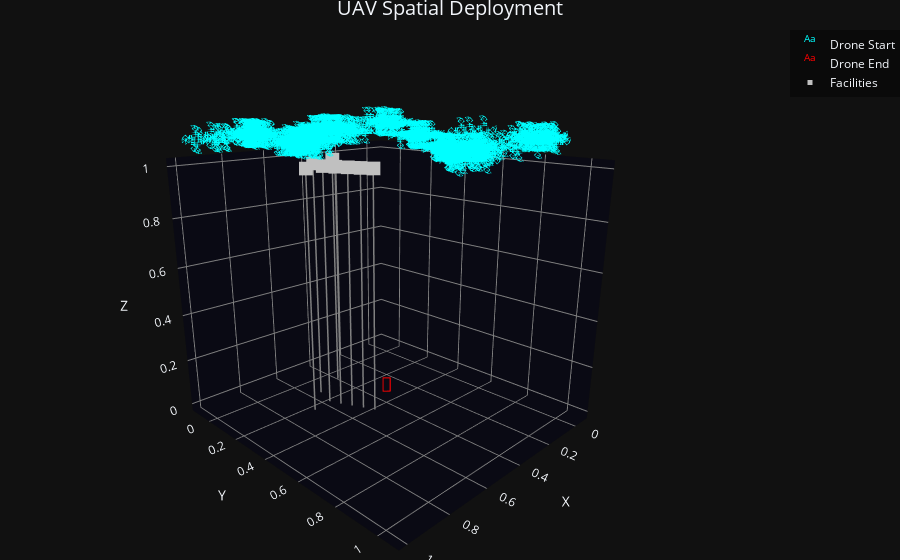

The cell this chart's notebook holds for it:
### Code cell
plot_UAV_FLPO(START_locs, END_locs, F_base, (4,3))
plot_UAV_FLPO_3D(START_locs, END_locs, F_base)

### Figure 1 — Plotly figure (JSON) as saved in the notebook; plotly's stock layout.template omitted (floating-point values rounded to 4 significant figures; data arrays with more than 128 entries replaced by an {"elided": "..."} marker saying what was removed)
{"data": [{"mode": "text", "name": "Drone Start", "text": {"elided": "500 str values"}, "textfont": {"color": "cyan", "size": 16}, "type": "scatter3d", "x": {"elided": "500 float values"}, "y": {"elided": "500 float values"}, "z": {"elided": "500 float values"}}, {"mode": "text", "name": "Drone End", "text": {"elided": "500 str values"}, "textfont": {"color": "red", "size": 20}, "type": "scatter3d", "x": {"elided": "500 float values"}, "y": {"elided": "500 float values"}, "z": {"elided": "500 float values"}}, {"line": {"color": "gray", "width": 3}, "mode": "lines", "showlegend": false, "type": "scatter3d", "x": [0.5873, 0.5873], "y": [0.3126, 0.3126], "z": [0, 1]}, {"line": {"color": "gray", "width": 3}, "mode": "lines", "showlegend": false, "type": "scatter3d", "x": [0.5216, 0.5216], "y": [0.453, 0.453], "z": [0, 1]}, {"line": {"color": "gray", "width": 3}, "mode": "lines", "showlegend": false, "type": "scatter3d", "x": [0.5433, 0.5433], "y": [0.4061, 0.4061], "z": [0, 1]}, {"line": {"color": "gray", "width": 3}, "mode": "lines", "showlegend": false, "type": "scatter3d", "x": [0.6071, 0.6071], "y": [0.2631, 0.2631], "z": [0, 1]}, {"line": {"color": "gray", "width": 3}, "mode": "lines", "showlegend": false, "type": "scatter3d", "x": [0.58, 0.58], "y": [0.1702, 0.1702], "z": [0, 1]}, {"line": {"color": "gray", "width": 3}, "mode": "lines", "showlegend": false, "type": "scatter3d", "x": [0.6998, 0.6998], "y": [0.2772, 0.2772], "z": [0, 1]}, {"line": {"color": "gray", "width": 3}, "mode": "lines", "showlegend": false, "type": "scatter3d", "x": [0.5652, 0.5652], "y": [0.3593, 0.3593], "z": [0, 1]}, {"line": {"color": "gray", "width": 3}, "mode": "lines", "showlegend": false, "type": "scatter3d", "x": [0.4374, 0.4374], "y": [0.1187, 0.1187], "z": [0, 1]}, {"marker": {"color": "silver", "size": 5, "symbol": "square"}, "mode": "markers", "name": "Facilities", "type": "scatter3d", "x": [0.5873, 0.5216, 0.5433, 0.6071, 0.58, 0.6998, 0.5652, 0.4374], "y": [0.3126, 0.453, 0.4061, 0.2631, 0.1702, 0.2772, 0.3593, 0.1187], "z": [1.0, 1.0, 1.0, 1.0, 1.0, 1.0, 1.0, 1.0]}], "layout": {"legend": {"bgcolor": "rgba(0,0,0,0.4)", "bordercolor": "white"}, "margin": {"b": 0, "l": 0, "r": 0, "t": 30}, "scene": {"aspectmode": "data", "camera": {"eye": {"x": 1.5, "y": 1.5, "z": 0.7}}, "xaxis": {"backgroundcolor": "rgb(10,10,20)", "gridcolor": "gray", "title": {"text": "X"}, "zerolinecolor": "gray"}, "yaxis": {"backgroundcolor": "rgb(10,10,20)", "gridcolor": "gray", "title": {"text": "Y"}, "zerolinecolor": "gray"}, "zaxis": {"backgroundcolor": "rgb(10,10,20)", "gridcolor": "gray", "title": {"text": "Z"}, "zerolinecolor": "gray"}}, "title": {"font": {"size": 20}, "text": "UAV Spatial Deployment", "x": 0.5}}}
